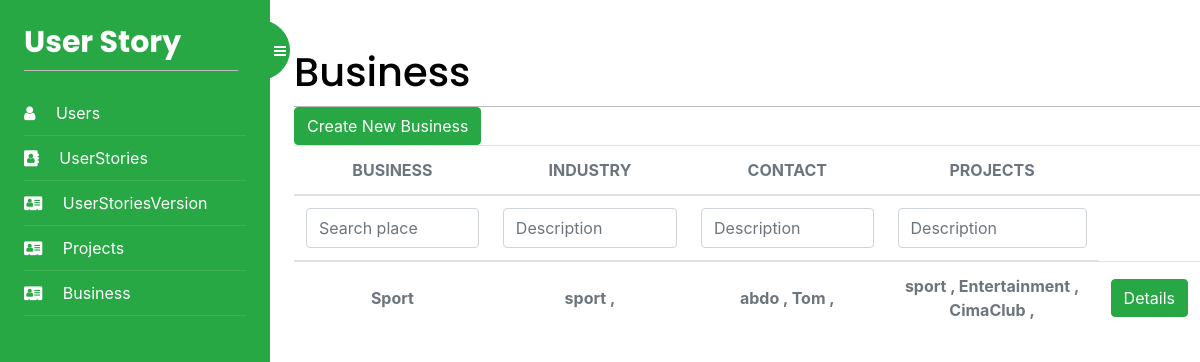
Screenshot of /Business/list/ (signed in) with the database file from the repository.
### UserStoryApp/models.py (models this page shows, shortened)
class Business(models.Model):
    id = models.AutoField(primary_key=True)
    businessIndustry = models.ManyToManyField(
        BusinessCategory)
    hourlyRate = models.IntegerField(blank=True, null=True)
    name = models.TextField(blank=True)
    LegalEntityName = models.TextField(blank=True)
    Address = models.TextField(blank=True)
    BusinessNumber = models.IntegerField(blank=True, null=True)
    BusinessEmail = models.TextField(blank=True)
    User = models.ManyToManyField(User)
    ABN = models.IntegerField(blank=True, null=True)
    def get_categories(self):
        return "\n".join([f'{p.name} , ' for p in self.businessIndustry.all()])
    def get_users(self):
        return "\n".join([f'{p.username} , ' for p in self.User.all()])
    class Meta:
        db_table = "Business"

class BusinessCategory(models.Model):
    id = models.AutoField(primary_key=True)
    name = models.TextField(blank=True)
    class Meta:
        db_table = "BusinessCategory"

class User (AbstractUser):
    Role = models.IntegerField(blank=True, null=True, default=2)
    project = []
    business = []

### Business/views.py (the view)
# urls.py: path('list/', views.business_list, name='Business'),
@login_required
def business_list(request):
    Industry = ""
    Projects = ""
    user = ""
    business = Business.objects.all()
    my_filter = BusinessFilter(request.GET, queryset=business)
    business = my_filter.qs
    if request.GET.get("Industry"):
        business = business.filter(
            businessIndustry__name__contains=request.GET.get("Industry"))
        Industry = request.GET.get("Industry")
    if request.GET.get("Projects"):
        business = business.filter(
            project__name__contains=request.GET.get("Projects"))
        Projects = request.GET.get("Projects")
    if request.GET.get("user"):
        business = business.filter(
            User__username__contains=request.GET.get("user"))
        user = request.GET.get("user")
    for b in business:
        project = Project.objects.filter(Business=b)
        b.project = "\n".join([f'{p.name} , ' for p in project])
    return render(request, 'Business/Business.html', {'businesses': business, 'filter': my_filter, 'form': {'industry': Industry, 'user': user, 'projects': Projects}})

### Business/templates/Business/Business.html (shortened to what this page needs)
{% extends "base.html" %}
{% block content %}
<div>
    <h1 class="m-auto">Business</h1>
</div>
<a href="{% url 'AddBusiness' %}" class="btn btn-success" aria-hidden="true">Create New Business
</a>
<div class="table-responsive p-0">
    <table class="table align-items-center mb-0">
        <thead>
            <tr>
                <th class="text-center text-uppercase text-secondary text-xxs font-weight-bolder opacity-7">Business</th>
                <th class="text-center text-uppercase text-secondary text-xxs font-weight-bolder opacity-7">Industry</th>
                <th class="text-center text-uppercase text-secondary text-xxs font-weight-bolder opacity-7">Contact
                </th>
                <th class="text-center text-uppercase text-secondary text-xxs font-weight-bolder opacity-7">Projects</th>
                <th class="text-secondary opacity-7"></th>
            </tr>
        </thead>
        <thead>
            <tr>
                <form id="form" method="get">
                    <th class="text-center text-uppercase text-secondary text-xxs font-weight-bolder opacity-7">
                        {{filter.form.name}}</th>
                    <th class="text-center text-uppercase text-secondary text-xxs font-weight-bolder opacity-7">
                        <input type="text" name="Industry" value="{{form.industry}}" class="form-control filter" id="exampleInputEmail1" aria-describedby="emailHelp"
                            placeholder="Description">
                    </th>
                    <th class="text-center text-uppercase text-secondary text-xxs font-weight-bolder opacity-7">
                        <input type="text" name="user" value="{{form.user}}" class="form-control filter" id="exampleInputEmail1"
                            aria-describedby="emailHelp" placeholder="Description"></th>
                    <th class="text-center text-uppercase text-secondary text-xxs font-weight-bolder opacity-7">
                        <input type="text" name="Projects" value="{{form.projects}}" class="form-control filter" id="exampleInputEmail1" aria-describedby="emailHelp"
                            placeholder="Description">
                    </th>
                </form>
            </tr>
        </thead>
        <tbody>
            {% for business in businesses %}
                <tr>
                <td class="align-middle text-center">
                    <span class="text-secondary text-xs font-weight-bold">{{business.name}}</span>
                </td>
                <td class="align-middle text-center">
                    <span class="text-secondary text-xs font-weight-bold">{{business.get_categories}}</span>
                </td>
                <td class="align-middle text-center">
                    <span class="text-secondary text-xs font-weight-bold">{{business.get_users}}</span>
                </td>
                <td class="align-middle text-center">
                    <span class="text-secondary text-xs font-weight-bold">{{business.project}}</span>
                </td>
                <td class="align-middle text-center">
                    <a href="{% url 'BusinessDetails' business.id %}" class="btn btn-success" aria-hidden="true">
                        Details
                    </a>
                </td>
            </tr>
            {% endfor %}
        </tbody>
    </table>
</div>
{% endblock %}

### account/static/css/base.css (style rules this page uses)
body { margin:0; padding:0; font-family:helvetica, sans-serif; }
a { color:#12c064; text-decoration:none; }
h1, h2, h3, h4, h5 , h6 { font-family: 'Muli', sans-serif; font-weight:normal; }
h1 { border-bottom:1px solid #bbb; padding:0 0 10px 0; margin:10px 0 20px 0; }
form { overflow:auto; }
input, textarea { clear:both; float:left; margin:0 0 10px; background:#efefef; border:0; padding:6px 10px; font-size:14px; }

### rows the page displays
Business: name "Sport", get_categories "sport ,", get_users "abdo , Tom ,", project "sport , Entertainment , CimaClub ,"
